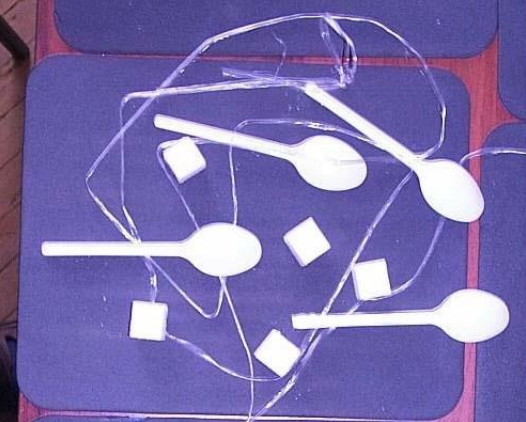
#> input picture Project/Spoons And Sugar/spoons.png, 526 x 422 px, found by its file name
$ jupyter execute Spoons_and_Sugar.ipynb
#> lines starting #> are read from the running program, lines starting #| are printed output that depends on the picture; after the words box and inside, x2 and y2 are one past the last pixel; in counts of white or black regions, pixels touching at a corner belong together
[cell 1]
import numpy as np
import cv2 as cv
from matplotlib import pyplot as plt

[cell 2]
from google.colab import drive
drive.mount('/content/drive')

[cell 3]
def show(image):
  plt.figure(figsize=(20,10))
  plt.imshow(image, cmap='gray')

[cell 4]
original_image = cv.imread('/content/drive/MyDrive/University/Computer Vision/Project/Spoons And Sugar/spoons.png')
#> original_image is the input picture: shape (422, 526, 3); mean B, G, R 171.9, 109, 121.5

[cell 5]
show(original_image)

[cell 6]
image = cv.cvtColor(original_image, cv.COLOR_BGR2GRAY)
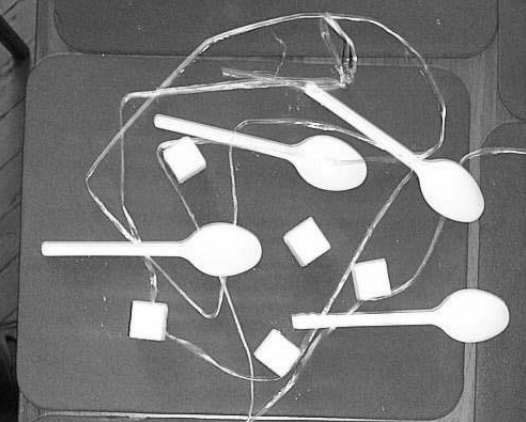
#> image: shape (422, 526); min 4, max 255, mean 119.9

[cell 7]
show(image)

Бинаризуем изображение и избавляемся от ненужных объектов с помощью морфологического открытия

[cell 8]
_, binmorph = cv.threshold(image, 0, 1, cv.THRESH_OTSU, cv.CV_32F)
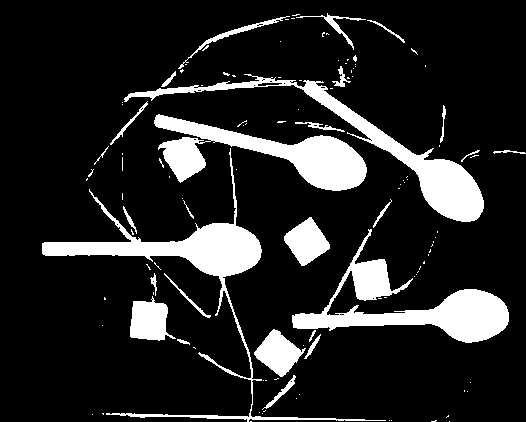
#> binmorph: shape (422, 526); values 0 (black) and 1 (white), 14.7% white; 118 white regions (91 under 20 px), largest, box (x1, y1, x2, y2) and area: (42, 148, 386, 422) 6910, (292, 229, 509, 343) 6780, (154, 114, 367, 191) 6394
show(binmorph)

[cell 9]
kernel = cv.getStructuringElement(cv.MORPH_ELLIPSE, (10, 10))
image3 = cv.morphologyEx(binmorph, cv.MORPH_OPEN, kernel)
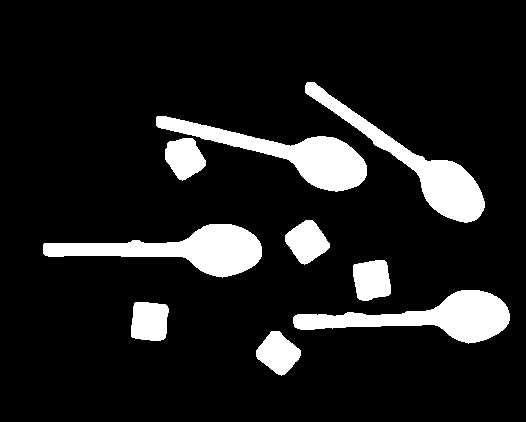
#> image3: shape (422, 526); values 0 (black) and 1 (white), 11.9% white; 9 white regions
show(image3)

Получаем общее количество поиском связных компонент

[cell 10]
components_count = cv.connectedComponents(image3)[0] - 1
#> components_count = 9
print(f'Всего {components_count} ложек и сахара')
#| Всего 9 ложек и сахара

Получаем количество отдельно кусочков сахара и ложек с помощью поиска контуров и алгоритма Дугласа-Пекера ( эпсилон зависит от периметра контура)

[cell 11]
contours = cv.findContours(image3, cv.RETR_LIST, cv.CHAIN_APPROX_SIMPLE)[0]
#> contours = 9 contours; largest, box (x1, y1, x2, y2) and area: (43, 224, 262, 278) 4948, (156, 116, 367, 192) 4804, (293, 290, 510, 344) 4778, (305, 82, 485, 223) 4670, (131, 302, 169, 341) 1232
image4 = cv.cvtColor(image3 * 255, cv.COLOR_GRAY2BGR)
#> image4: shape (422, 526, 3); 11.9% white; 9 white regions, largest, box (x1, y1, x2, y2) and area: (43, 224, 262, 278) 5179, (156, 116, 367, 192) 5028, (293, 290, 510, 344) 5007

sugar_count = 0
spoon_count = 0

for contour in contours:
    # Считаем периметр контура и epsilon для алгоритма Дугласа-Пекера.
    epsilon = 0.1 * cv.arcLength(contour, True)
    approximated_contour = cv.approxPolyDP(contour, epsilon, True)

    # Обозначим сахар зелёным цветом, а ложки - синим.
    if len(approximated_contour) == 4:
        color = (0, 255, 0)
        sugar_count += 1
    else:
        color = (0, 0, 255)
        spoon_count += 1

    # Рисуем точный контур нужным цветом.
    for i in range(len(contour)):
        point1 = tuple(contour[i - 1][0])
        point2 = tuple(contour[i][0])
        cv.line(image4, point1, point2, color, 3)

    # Рисуем вершины приближённого контура.
    for i in range(len(approximated_contour)):
        point = tuple(approximated_contour[i][0])
        cv.circle(image4, point, 2, (255, 0, 0), 2)
#> this loop made 9 passes
#> (epsilon, approximated_contour, color) on passes 1 to 9: (13.68, [[271, 331], [256, 356], [281, 375], [300, 350]], (0, 255, 0)), (13.89, [[135, 302], [131, 336], [163, 339], [167, 306]], (0, 255, 0)), (49.93, [[509, 313], [293, 323]], (0, 0, 255)), (13.94, [[384, 260], [353, 265], [359, 299], [390, 293]], (0, 255, 0)), (49.79, [[261, 246], [43, 253]], (0, 0, 255)), (13.73, [[312, 220], [285, 235], [304, 264], [329, 247]], (0, 255, 0)), (13.47, [[192, 138], [165, 149], [182, 180], [205, 165]], (0, 255, 0)), (50.62, [[156, 117], [366, 175]], (0, 0, 255)), (50.53, [[306, 83], [480, 215]], (0, 0, 255))
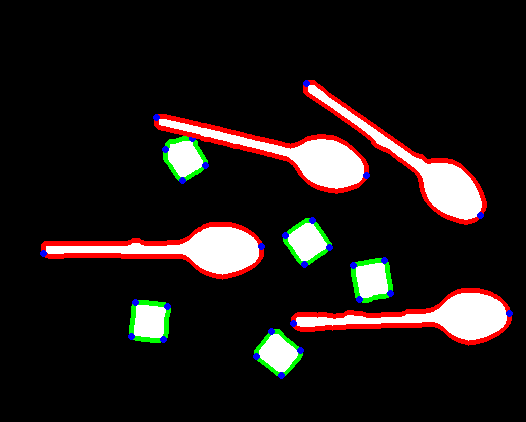
#> image4: shape (422, 526, 3); mean B, G, R 23.5, 25.1, 32.2
#> after the loop, spoon_count = 4; sugar_count = 5

print(f'Кусочков сахара: {sugar_count} (зелёный цвет)')
#| Кусочков сахара: 5 (зелёный цвет)
print(f'Ложек: {spoon_count} (синий цвет)')
#| Ложек: 4 (синий цвет)
print('Красным цветом обозначены вершины контура - результата алгоритма Дугласа-Пекера')

show(image4)
